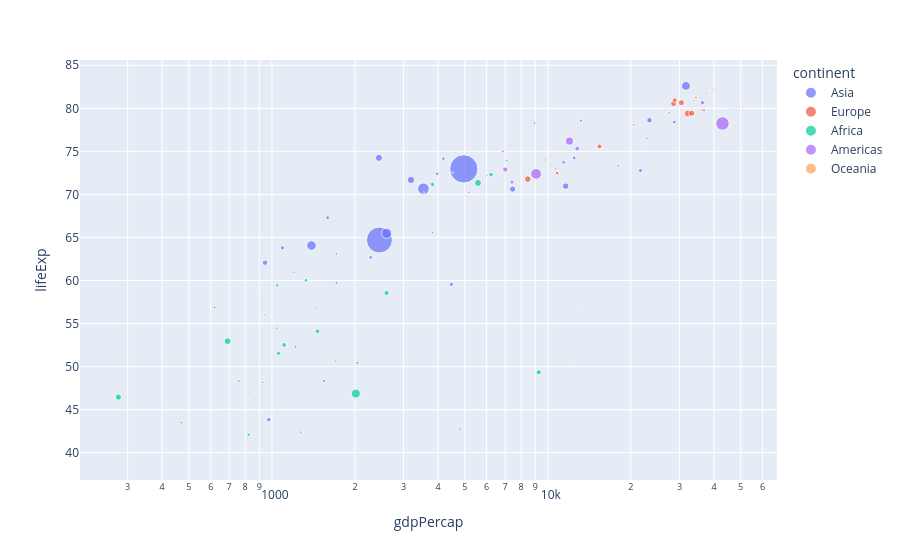

The code cell stored with this chart in its notebook:
### Code cell
import pandas as pd
   import plotly.express as px

   df = px.data.gapminder().query("year == 2007")
   px.scatter(df, x="gdpPercap", y="lifeExp", size="pop", color="continent", log_x=True)
